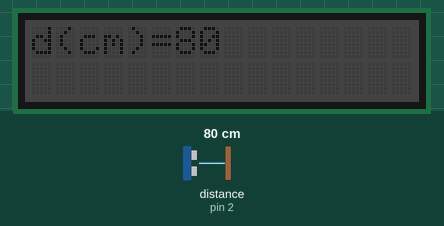
The sketch below on a simulated Arduino Uno, built with avr-gcc and run on an emulated ATmega328P. Parts: 16×2 character LCD. The inputs (shaded band) are chosen by the test bench; at power-on: distance to the obstacle (sensor on pin 2) 80 cm. What the sketch prints to the serial monitor is not drawn.

Above: at 1.2 s.
1.3 s: distance to the obstacle (sensor on pin 2) set to 2 cm
At 2.1 s:
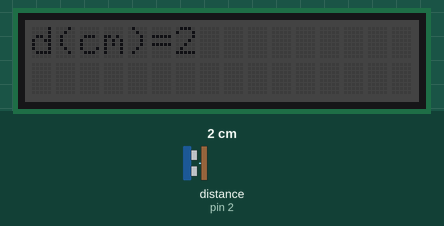
2.8 s: distance to the obstacle (sensor on pin 2) set to 4 cm
At 3.3 s:
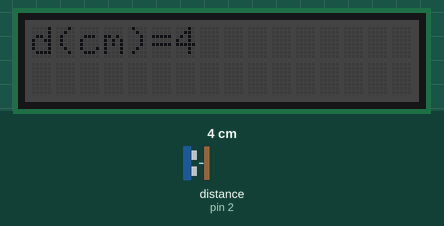
4.3 s: distance to the obstacle (sensor on pin 2) set to 9 cm
At 4.7 s:
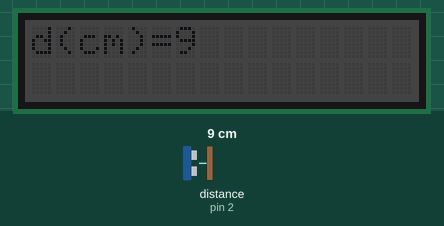
Timing chart, 0 to 7.3 s (numbered marks = the images above; inputs shaded):
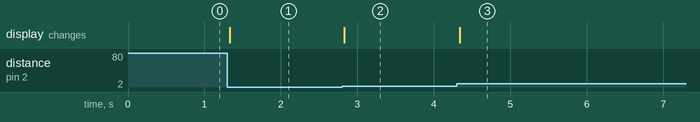

Measured:
- after the input at 1.3 s, the display: changes at once (image 1)
- after the input at 2.8 s, the display: changes at once (image 2)
- after the input at 4.3 s, the display: changes at once (image 3)

The sketch:

recuperer_donnees_arduino_sonar.ino
```cpp
#include <rgb_lcd.h>
#include <Ultrasonic.h>

rgb_lcd rgbLcd;
int _ABVAR_1_d = 0 ;
Ultrasonic us_pin2(2);

void setup()
{
  rgbLcd.begin(16,2);
  Serial.begin(9600);
  rgbLcd.setRGB(constrain(10,0,255),constrain(10,0,255),constrain(10,0,255));
}

void loop()
{
  _ABVAR_1_d = us_pin2.MeasureInCentimeters() ;
  Serial.print(_ABVAR_1_d);
  Serial.println();
  rgbLcd.setCursor(0, 0);
  rgbLcd.print("d(cm)=" );
  rgbLcd.print(_ABVAR_1_d );
  rgbLcd.print("                ");
}
```
